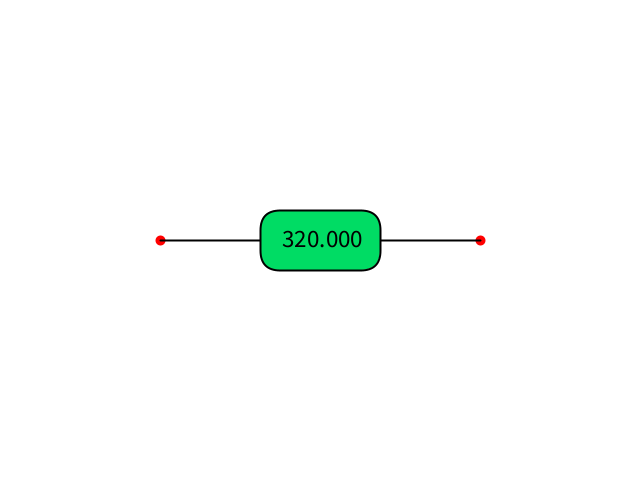
Frame 1 (no input)
Frame 60 (the mouse pressed at the canvas centre just before this capture): identical to frame 1, image omitted
Frame 120 (the mouse held since frame 60 and released just before this capture): identical to frame 1, image omitted

The Processing sketch that drew this single still picture (run headless with seeded random() and noise(); from frame 60 on, the mouse is pressed at the canvas centre):

// Processing sketch: act301
// ── act301.pde
// Variables globals
PVector v1, v2;       // Declaració de dos objectes (v1, v2) de la classe PVector

// Funció setup: només s'executa una vegada a l'inici de l'execució.
void setup () {  
  size (640,480);       // Configura les dimensions de l'aplicació
  v1 = new PVector ();  // Instanciació de l'objecte v1
  v1.x = 160;          // Accés a l'atribut x de l'objecte v1
  v1.y = 240;          // Accés a l'atribut y de l'objectes v2

  v2 = new PVector (480, 240); // Instanciació de l'objecte v2
}

// Funció draw: s'executa 60 vegades per segon (60Hz freqüència del monitor)
void draw () { 
  background (255);  // Pinta el fons de blanc
  // Per mostrar el que passa amb els PVectors dibuixarem un punt a cada vector
  stroke (255,0,0);
  strokeWeight (10);
  // Dibuixem els punts al seu lloc
  point (v1.x, v1.y);
  point (v2.x, v2.y);

  // Dibuixem una línia que els uneixca
  stroke (0);
  strokeWeight (2);
  line (v1.x, v1.y, v2.x, v2.y);
  
  // Calculem la distància amb PVector.dist
  float distancia = PVector.dist (v1, v2);
  PVector posText = new PVector (320, 240);
  textSize (25);
  rectMode (CENTER);
  fill (0,220,100);
  rect (posText.x, posText.y, 120, 60, 20);
  fill (0);
  textAlign (CENTER);
  text (distancia, posText.x, posText.y+7);
}

// Declaració d'altres funcions. Opcional

// Esedeveniments
void mouseClicked  () {}
void mouseReleased () {}
void mousePressed  () {}
void keyPressed    () {}
void keyReleased   () {}
void mouseDragged  () {}
void mouseMoved    () {}
